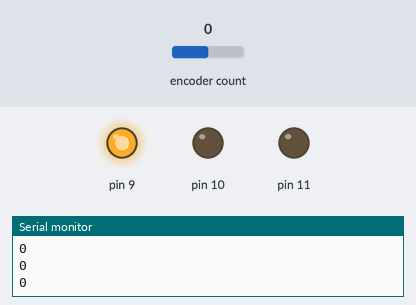
The sketch below on a simulated Arduino Uno, built with avr-gcc and run on an emulated ATmega328P. On the bench: output pins drawn as LEDs (lit = HIGH), the last lines printed to the serial monitor. The inputs (shaded band) are chosen by the test bench; at power-on: encoder count 0.

Above: at 1.2 s.
1.3 s: encoder count set to 1
At 1.6 s:
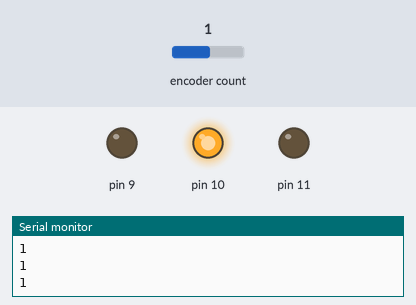
2.8 s: encoder count set to 2
At 4.0 s:
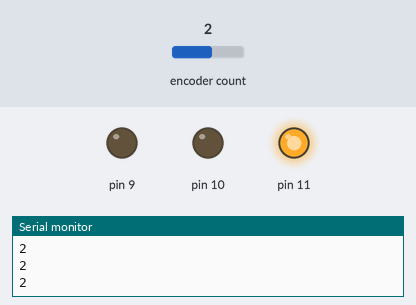
4.3 s: encoder count set to 3
At 5.4 s:
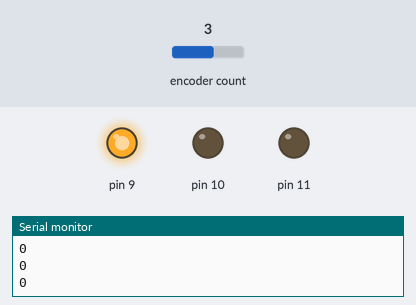
5.8 s: encoder count set to 4
At 6.7 s:
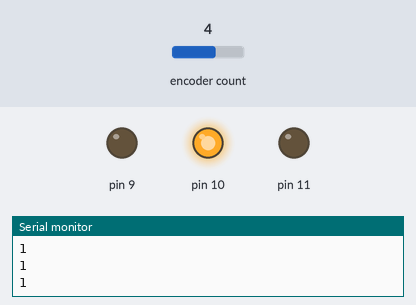
Timing chart, 0 to 8.3 s (numbered marks = the images above; inputs shaded):
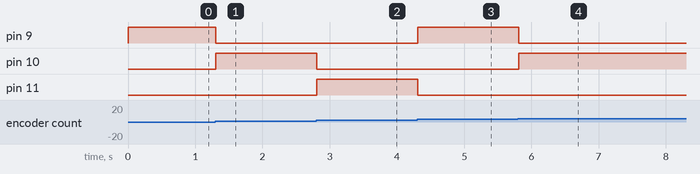

The sketch:

Project_40.1.ino
```cpp
#include <Encoder.h>
volatile int item;
volatile int val;
Encoder encoder_1(2, 3);

void setup()
{
  item = 0;
  val = 0;
  Serial.begin(9600);
}

void loop()
{
  item = encoder_1.read();
  val = (long) (item) % (long) (3);
  Serial.println(val);
  if (val == 0)
  {
    analogWrite(9, 255);
    analogWrite(10, 0);
    analogWrite(11, 0);
  }
  else if (val == 1)
  {
    analogWrite(9, 0);
    analogWrite(10, 255);
    analogWrite(11, 0);
  }
  else{
    analogWrite(9, 0);
    analogWrite(10, 0);
    analogWrite(11, 255);
  }
  delay(100);
}
```

Measured:
- after the input at 1.3 s, pin 9: HIGH → LOW at once; pin 10: LOW → HIGH at once
- after the input at 2.8 s, pin 10: HIGH → LOW at once; pin 11: LOW → HIGH at once
- after the input at 4.3 s, pin 9: LOW → HIGH at once; pin 11: HIGH → LOW at once
- after the input at 5.8 s, pin 9: HIGH → LOW at once; pin 10: LOW → HIGH at once
